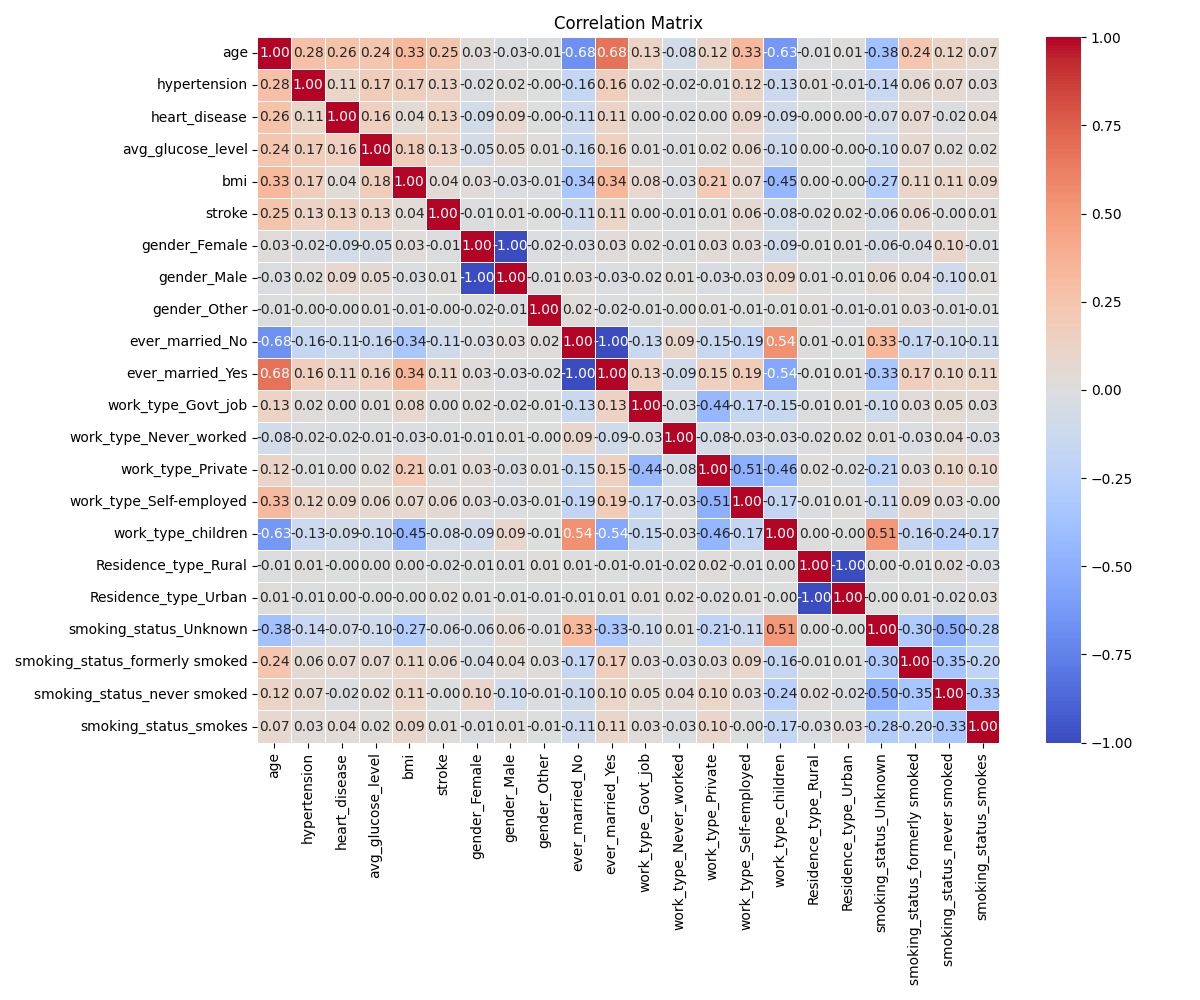

Python code for this plot:
import pandas as pd
import matplotlib.pyplot as plt
import seaborn as sns

# Load the data
data = pd.read_csv('data/healthcare-dataset-stroke-data.csv')

# Drop the 'id' column
data = data.drop('id', axis=1)

# Handle categorical features by converting them to numeric
# First, check for categorical columns
numerical_data = data.select_dtypes(include=['float64', 'int64'])
categorical_data = data.select_dtypes(include=['object', 'category'])

# If there are categorical columns, you might want to use one-hot encoding
# or other encoding methods before creating the correlation matrix
if not categorical_data.empty:
    # One-hot encode categorical variables
    data_encoded = pd.get_dummies(data)
    # Calculate correlation matrix
    correlation_matrix = data_encoded.corr()
else:
    # Calculate correlation matrix
    correlation_matrix = numerical_data.corr()

# Plot the correlation matrix
plt.figure(figsize=(12, 10))
sns.heatmap(correlation_matrix, annot=True, cmap='coolwarm', fmt='.2f', linewidths=0.5)
plt.title('Correlation Matrix')
plt.tight_layout()
plt.savefig('correlation_matrix.png')
plt.show()

print("Correlation matrix created successfully!")